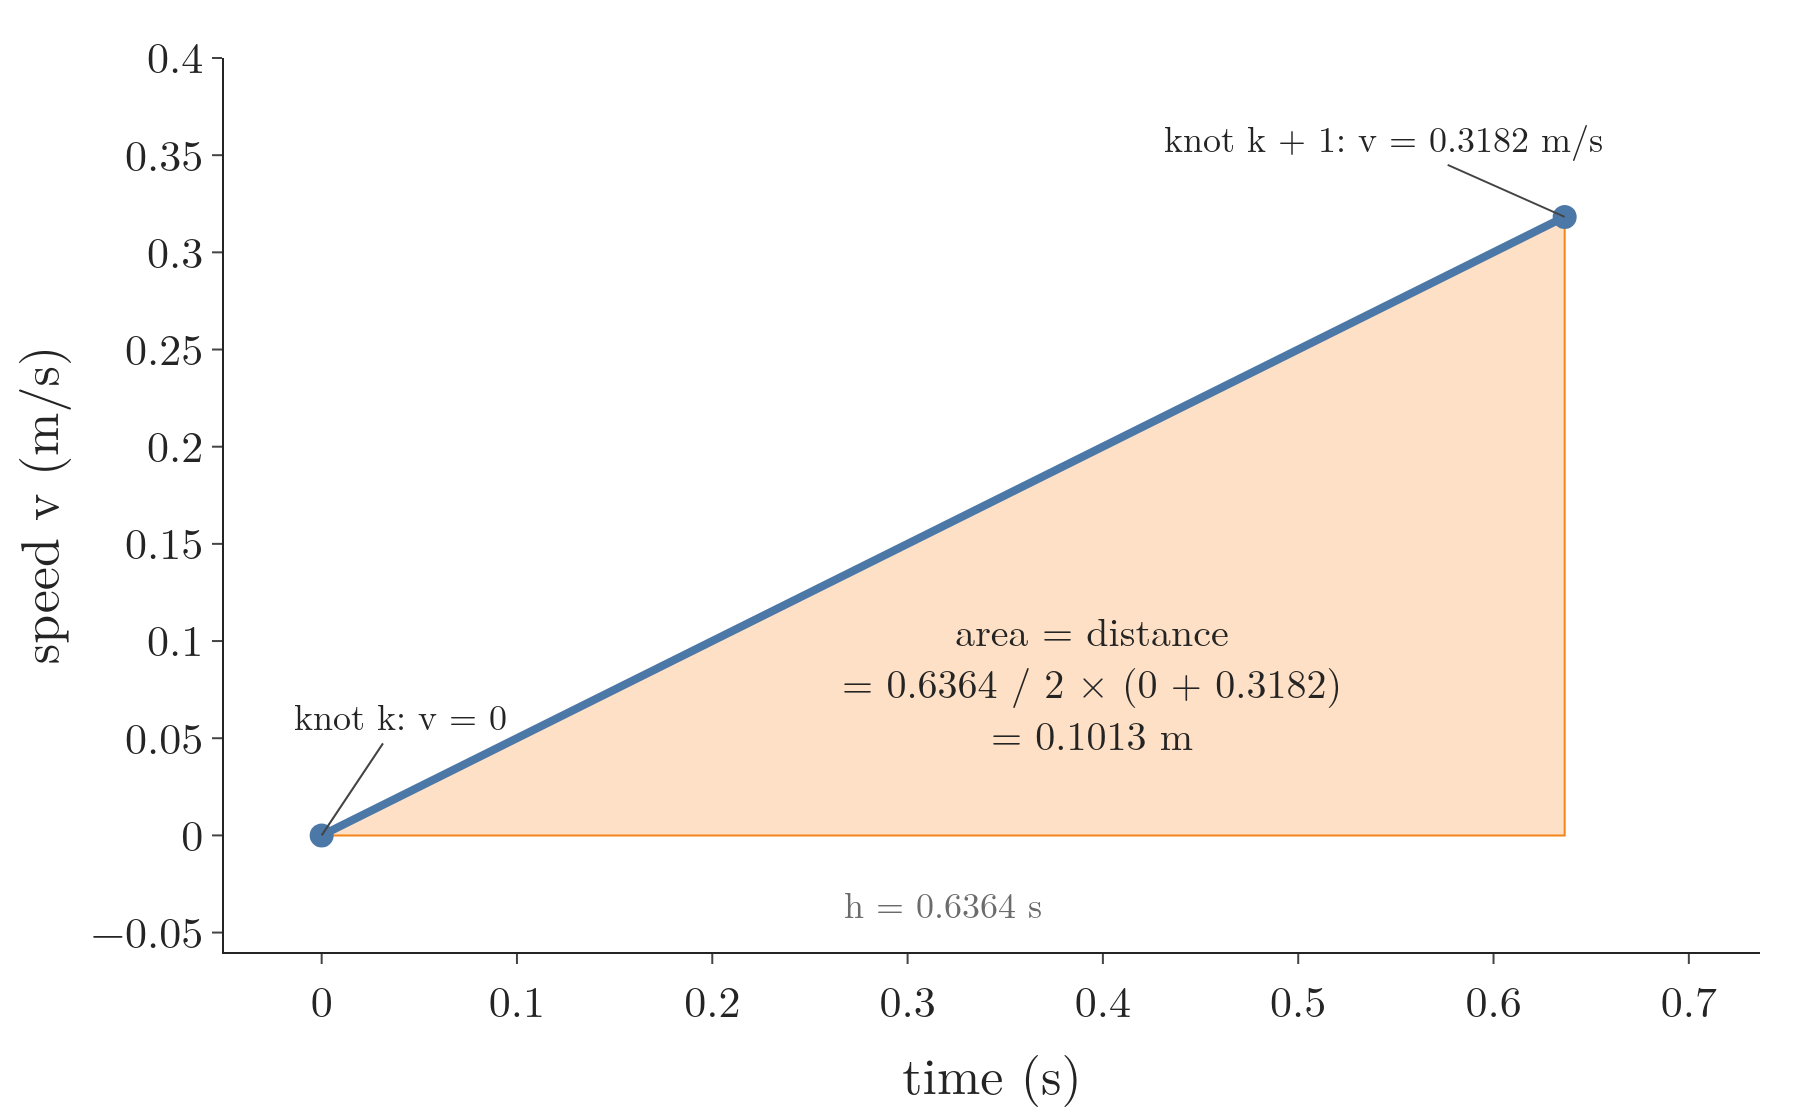

This chart was generated by the following Python code:
"""The trapezoid rule on the first 0.636 s of the straight drive (10 knot intervals of the least-time solution):
the speed rises in a straight line from 0 to 0.318 m/s at 0.5 m/s^2, and the distance covered is the area under it,
a triangle here (a trapezoid with one side 0): 0.636 / 2 x (0 + 0.318) = 0.101 m, exactly what constant
acceleration gives. Run -> trapezoid.png"""
from pathlib import Path

import plotly.graph_objects as go
import trajkit as tk
from gifkit import BLUE, FONT, GREY, ORANGE

here = Path(__file__).parent
r = tk.straight_collocation(N=10)
h = r["T"] / 10
v1, s1 = r["v"][1], r["s"][1]
assert round(h, 4) == 0.6364 and round(v1, 4) == 0.3182 and round(s1, 4) == 0.1013
assert abs(s1 - 0.5 * 0.5 * h * h) < 1e-4
fig = go.Figure()
fig.add_trace(go.Scatter(x=[0, h, h, 0], y=[0, v1, 0, 0], fill="toself", fillcolor="rgba(245,133,24,0.25)",
                         line=dict(color=ORANGE, width=1), mode="lines"))
fig.add_trace(go.Scatter(x=[0, h], y=[0, v1], mode="lines+markers", line=dict(color=BLUE, width=4),
                         marker=dict(size=12, color=BLUE)))
fig.add_annotation(x=h * 0.62, y=v1 * 0.25, text=f"area = distance<br>= {h:.4f} / 2 × (0 + {v1:.4f})<br>"
                   f"= {s1:.4f} m", showarrow=False, font=dict(size=20), align="center")
fig.add_annotation(x=0, y=0, text="knot k: v = 0", showarrow=True, ax=40, ay=-60, font=dict(size=18))
fig.add_annotation(x=h, y=v1, text=f"knot k + 1: v = {v1:.4f} m/s", showarrow=True, ax=-90, ay=-40, font=dict(size=18))
fig.add_annotation(x=h / 2, y=-0.035, text=f"h = {h:.4f} s", showarrow=False, font=dict(size=18, color=GREY))
fig.update_xaxes(title="time (s)", range=[-0.05, h + 0.1])
fig.update_yaxes(title="speed v (m/s)", range=[-0.06, 0.4])
fig.update_layout(template="simple_white", font=FONT, width=900, height=560, showlegend=False,
                  margin=dict(l=80, r=20, t=20, b=60))
fig.write_image(here / "trapezoid.png", scale=2)
